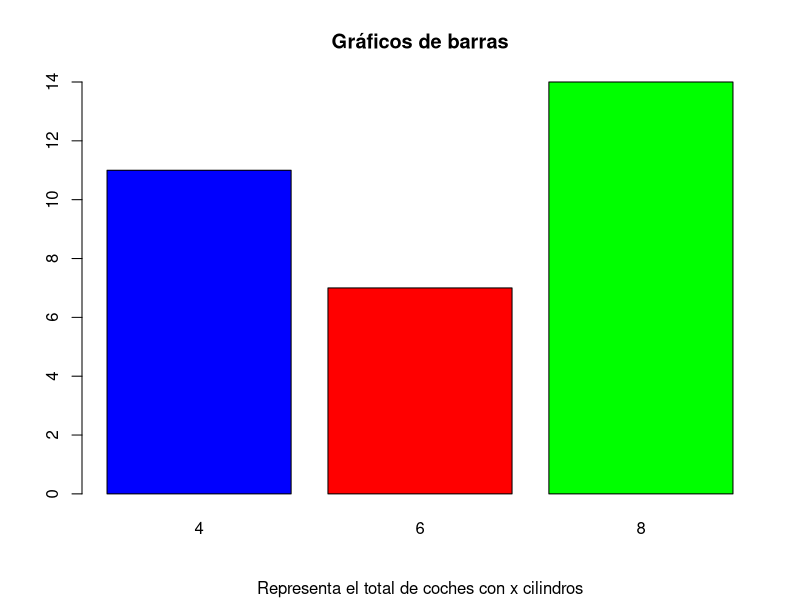

Generate this figure with R:
# Ejercicio 1
# Haciendo uso del data set *mtcars*:
# 1. Dibuja un gráfico de barras que represente la cantidad de vehículos 
# que hay para los distintos valores de la variable *mtcars$cyl*.
# 2. Establece un color para cada una de las barras.
# 3. Añade al gráfico un título y un subtitulo.

tcyl = table(mtcars$cyl)
tcyl
barplot(tcyl, col = c("blue", "red", "green"))
title("Gráficos de barras", "Representa el total de coches con x cilindros")
